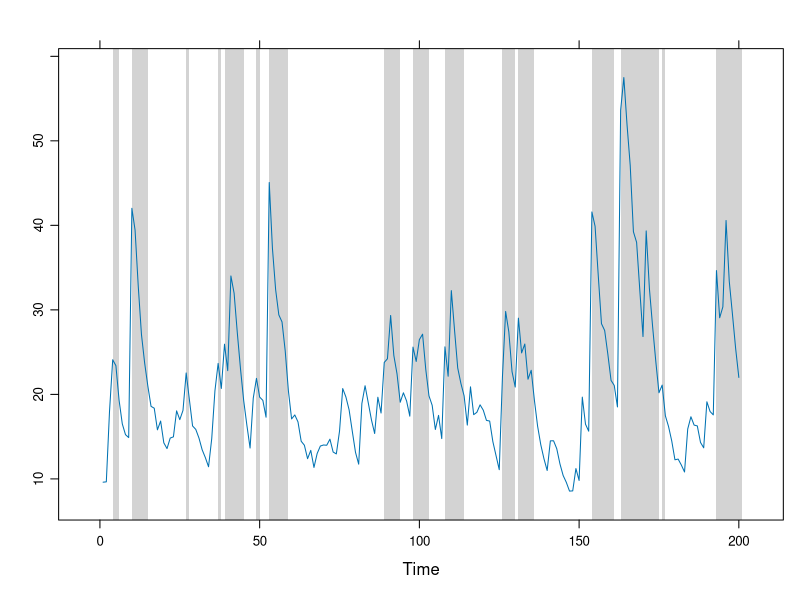
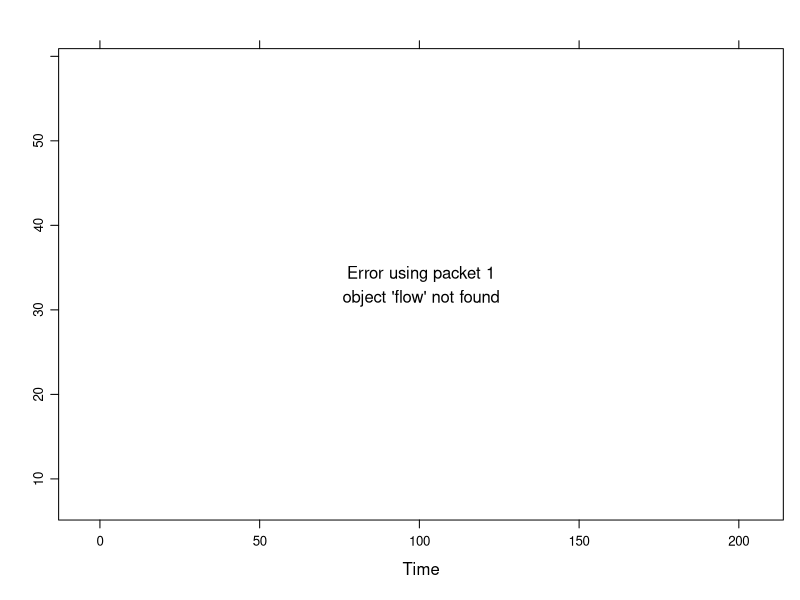
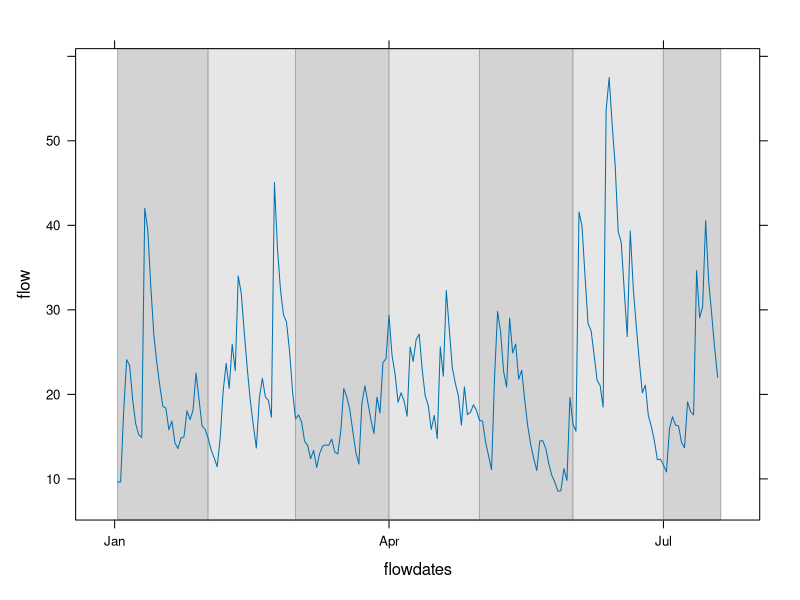
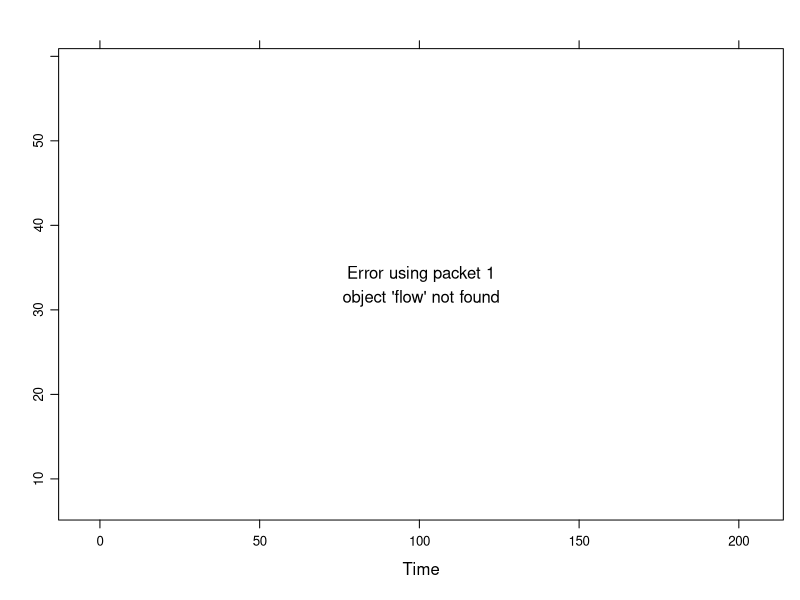
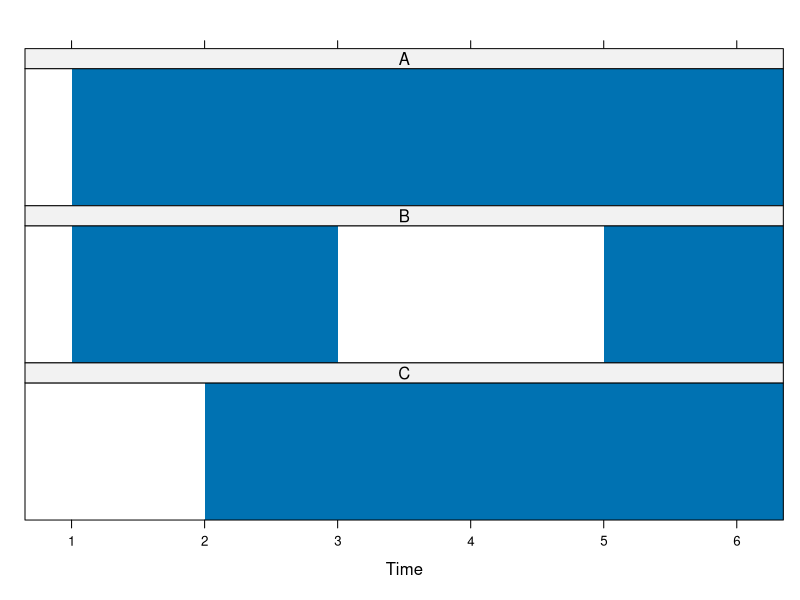
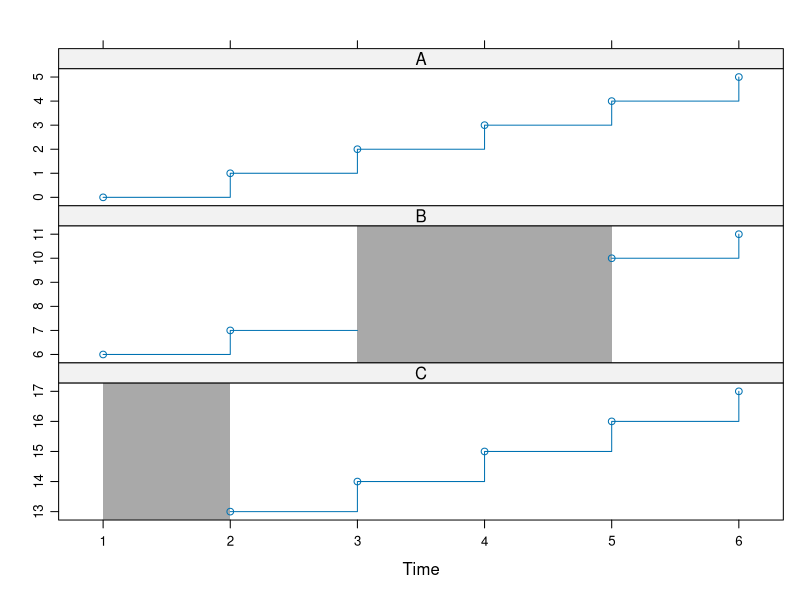
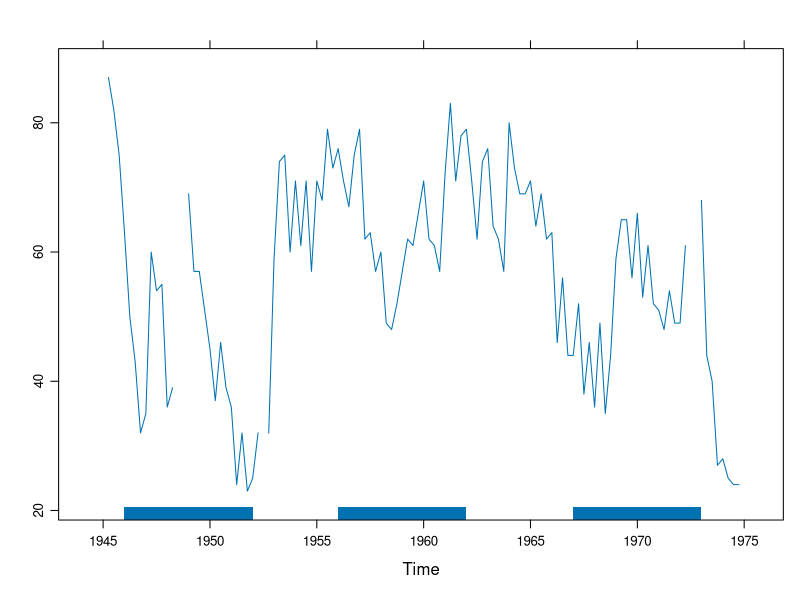

Write the R code that produced these figures, in order.
library(latticeExtra)


### Name: panel.xblocks
### Title: Plot contiguous blocks along x axis.
### Aliases: panel.xblocks panel.xblocks.default panel.xblocks.ts
###   panel.xblocks.zoo
### Keywords: dplot

### ** Examples

## Example of highlighting peaks in a time series.
set.seed(0)
flow <- ts(filter(rlnorm(200, mean = 1), 0.8, method = "r"))

## using an explicit panel function
xyplot(flow, panel = function(x, y, ...) {
  panel.xblocks(x, y > mean(y), col = "lightgray")
  panel.xyplot(x, y, ...)
})
## using layers; this is the `ts` method because `>` keeps it as ts.
xyplot(flow) +
  layer_(panel.xblocks(flow > mean(flow), col = "lightgray"))

## Example of alternating colors, here showing calendar months
flowdates <- as.Date("2000-01-01") + as.numeric(time(flow))
xyplot(flow ~ flowdates, type = "l") +
  layer_(panel.xblocks(x, months,
         col = c("lightgray", "#e6e6e6"), border = "darkgray"))

## highlight values above and below thresholds.
## blue, gray, red colors:
bgr <- hcl(c(0, 0, 260), c = c(100, 0, 100), l = c(90, 90, 90))
dflow <- cut(flow, c(0,15,30,Inf), labels = bgr)
xyplot(flow) + layer_(panel.xblocks(time(flow), dflow))

## Example of highlighting gaps (NAs) in time series.
## set up example data
z <- ts(cbind(A = 0:5, B = c(6:7, NA, NA, 10:11), C = c(NA, 13:17)))

## show data coverage only (highlighting gaps)
xyplot(z, panel = panel.xblocks,
       scales = list(y = list(draw = FALSE)))

## draw gaps in darkgray
xyplot(z, type = c("p","s")) +
  layer_(panel.xblocks(x, is.na(y), col = "darkgray"))

## Example of overlaying blocks from a different series.
## Are US presidential approval ratings linked to sunspot activity?
## Set block height, default justification is along the bottom.
xyplot(presidents) + layer(panel.xblocks(sunspot.year > 50, height = 2))
